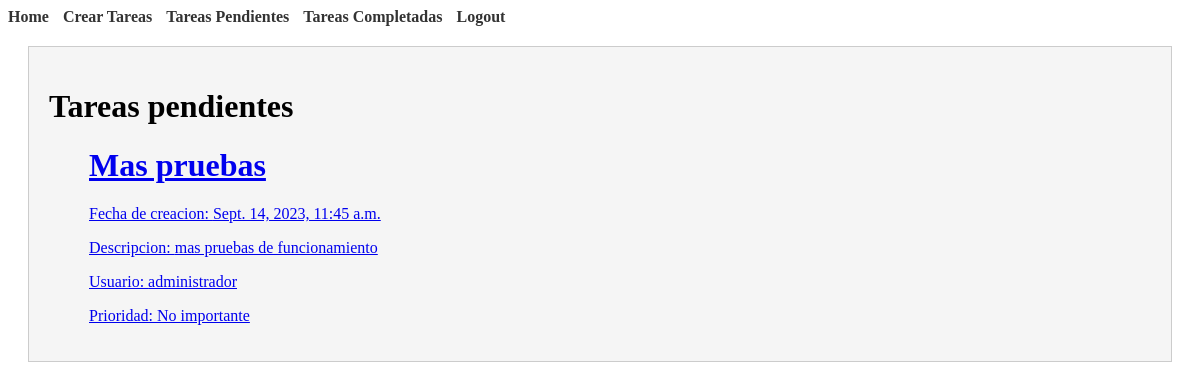
Screenshot of /tasks/ (signed in) with the database file from the repository.
### tasks/models.py (models this page shows, shortened)
class Task(models.Model):
    title = models.CharField(max_length=100, verbose_name="Título")
    description = models.TextField(blank=True, verbose_name="Descripción")
    created = models.DateTimeField(auto_now_add=True, verbose_name="Fecha de Creación")
    datecompleted = models.DateTimeField(null=True, verbose_name="Fecha de Completado")
    important = models.BooleanField(default=False, verbose_name="Importante")
    user = models.ForeignKey(User, on_delete=models.CASCADE, verbose_name="Usuario")

### tasks/views.py (the view)
# urls.py: path('tasks/', views.tasks, name='tasks'),  # Ruta para listar tareas pendientes
@login_required
def tasks(request):
    tasks = Task.objects.filter(user=request.user, datecompleted__isnull=True).order_by('-datecompleted')
    return render(request, 'tasks.html', {'tasks': tasks})

### tasks/templates/tasks.html (shortened to what this page needs)
{% extends 'base.html' %}
{% block content %}
<h1>Tareas pendientes</h1>
<ul>
    {% for task in tasks %}
        <a href="{% url 'task_detail' task.id %}">
            <h1>{{ task.title }}</h1>
            <p>Fecha de creacion: {{ task.created }}</p>
            <p>Descripcion: {{ task.description }}</p>
            <p>Usuario: {{ task.user.username }}</p>
             <p>Prioridad:
                {% if task.important %}
                  Importante
                {% else %}
                  No importante
                {% endif %}</p>
        </a>
    {% endfor %}
</ul>
{% endblock %}

### rows the page displays
Task: title "Mas pruebas", created "Sept. 14, 2023, 11:45 a.m.", description "mas pruebas de funcionamiento", user.username "administrador", important "No importante"
